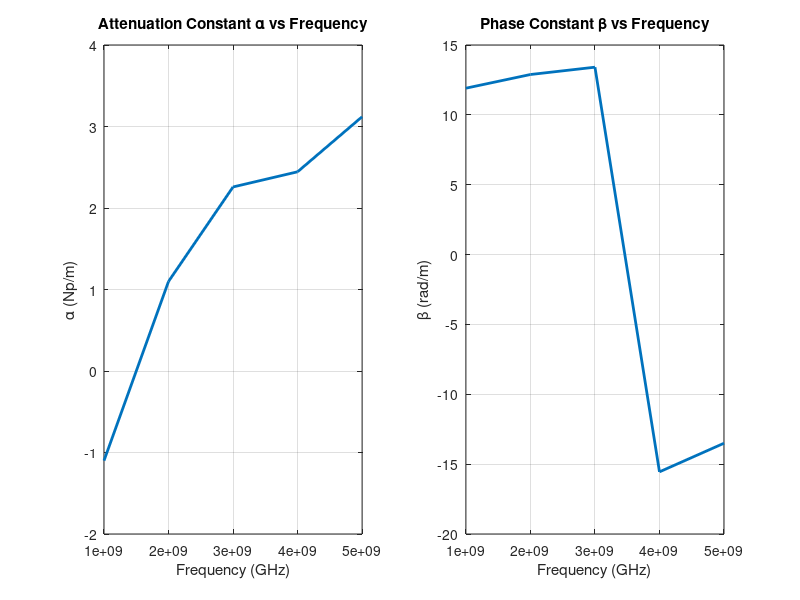

Write the MATLAB code that produced this figure.
% Frequency (Hz)
f_GHz = [1 2 3 4 5] * 1e9;

% Cable length (meters)
l = 0.20;

% S11 Values
S11_dB = [-32 -32.65 -29.68 -20.90 -8.63];
S11_phase_deg = [-66.1 -108.74 157.05 155.34 65.99];

% Convert S11 to complex
S11_mag = 10.^(S11_dB/20);
S11_phase = deg2rad(S11_phase_deg);
S11 = S11_mag .* exp(1j * S11_phase);

% S21 Values
S21_dB = [2.96 3.26 1.63 3.88 1.09];
S21_phase_deg = [-52.32 -95.59 -120.71 175.78 134.32];

% Convert S21 to complex
S21_mag = 10.^(S21_dB/20);
S21_phase = deg2rad(S21_phase_deg);
S21 = S21_mag .* exp(1j * S21_phase);

% Calculate Q
Q = (S11.^2 + S21.^2 + 1) ./ (2 * S11);

% Compute Gamma
Gamma1 = Q + sqrt(Q.^2 - 1);
Gamma2 = Q - sqrt(Q.^2 - 1);
Gamma = Gamma1;
Gamma(abs(Gamma1) > 1) = Gamma2(abs(Gamma1) > 1);

% Compute X
X = ((S11 + S21) - Gamma) ./ (1 - (S11 + S21));

% Compute alpha and beta
alpha = -log(abs(X)) ./ l;
beta = -angle(X) ./ l;

% Plotting
subplot(1,2,1);
plot(f_GHz, alpha, 'LineWidth', 2);
xlabel('Frequency (GHz)'); ylabel('\alpha (Np/m)');
title('Attenuation Constant \alpha vs Frequency'); grid on;

subplot(1,2,2);
plot(f_GHz, beta, 'LineWidth', 2);
xlabel('Frequency (GHz)'); ylabel('\beta (rad/m)');
title('Phase Constant \beta vs Frequency'); grid on;
